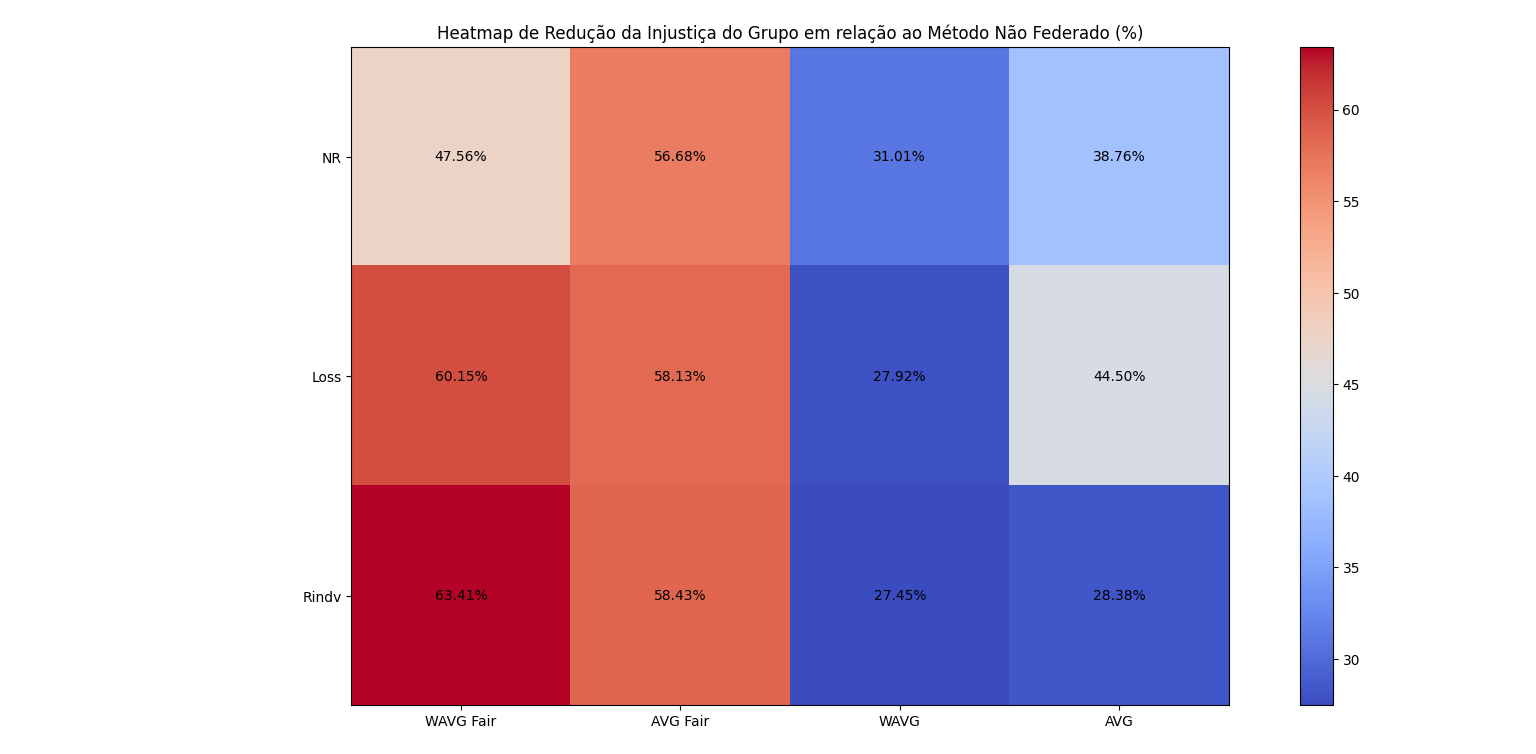

The Python source for this figure:
import matplotlib.pyplot as plt
import numpy as np

# Dados
categorias = [
    'WAVG Fair', 'AVG Fair', 'WAVG', 'AVG'
]

porcentagens_reducao = [
    47.56, 56.68, 31.01, 38.76,
    60.15, 58.13, 27.92, 44.50,
    63.41, 58.43, 27.45, 28.38
]

# Reorganizando os dados em uma matriz 3x4 para o heatmap
dados_heatmap = np.array(porcentagens_reducao).reshape(3, 4)

# Configurações do heatmap
fig, ax = plt.subplots(figsize=(10, 6))
im = ax.imshow(dados_heatmap, cmap='coolwarm')

ax.set_xticks(np.arange(len(categorias)))
ax.set_yticks(np.arange(3))
ax.set_xticklabels(categorias, rotation=0, ha='center')
ax.set_yticklabels(['NR', 'Loss', 'Rindv'])

for i in range(3):
    for j in range(4):
        text = ax.text(j, i, f'{dados_heatmap[i, j]:.2f}%', ha='center', va='center', color='black')

plt.colorbar(im, ax=ax)
plt.title('Heatmap de Redução da Injustiça do Grupo em relação ao Método Não Federado (%)')
plt.tight_layout()
plt.show()
